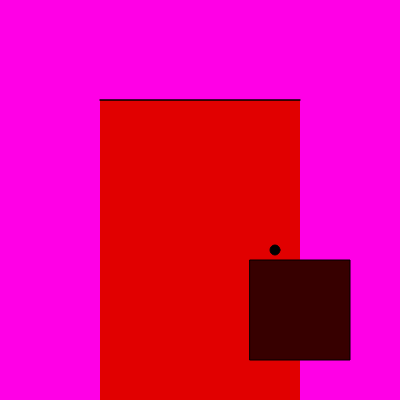
Frame 1 (no input)
Frame 60 (no input): identical to frame 1, image omitted
Frame 120 (the mouse pressed at the canvas centre since frame 60): identical to frame 1, image omitted

The p5.js sketch that drew this single still picture (run headless with seeded random() and noise() and a simulated clock; from frame 60 on, the mouse is pressed at the canvas centre):

// p5.js sketch
// ── sketch.js
function setup() {
  createCanvas(400, 400);
  // Help blind or low-vision users understand your sketch
  describe("A 400 by 400 pixel not gray canvas.");
}

function draw() {
  background(255, 0, 230);//RGB-red-green-blue


  noStroke()
  fill(225,0,0)
  rect(100,100,200,300)
  
  stroke(1)
  fill(0,0,0)
  ellipse(275,250,10,10)

  triangle(100,100,300,100)
  stroke(1)
  fill(55,0,0)
  rect(250,260,100,100)
  
}//End of draw function
